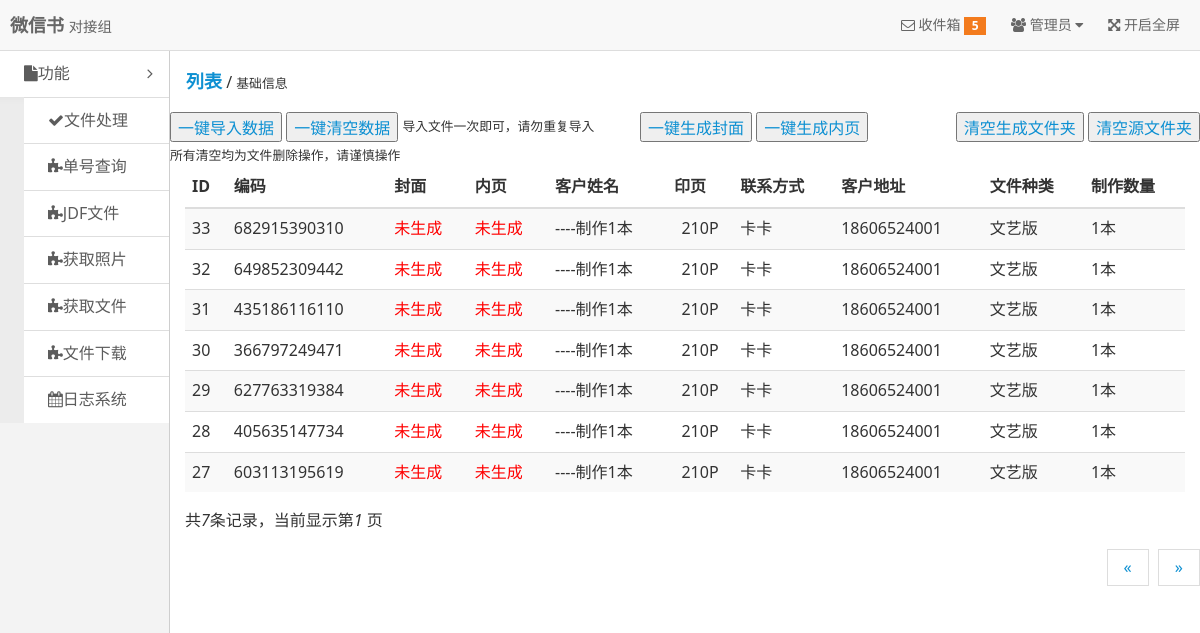
The app's page /, older data.
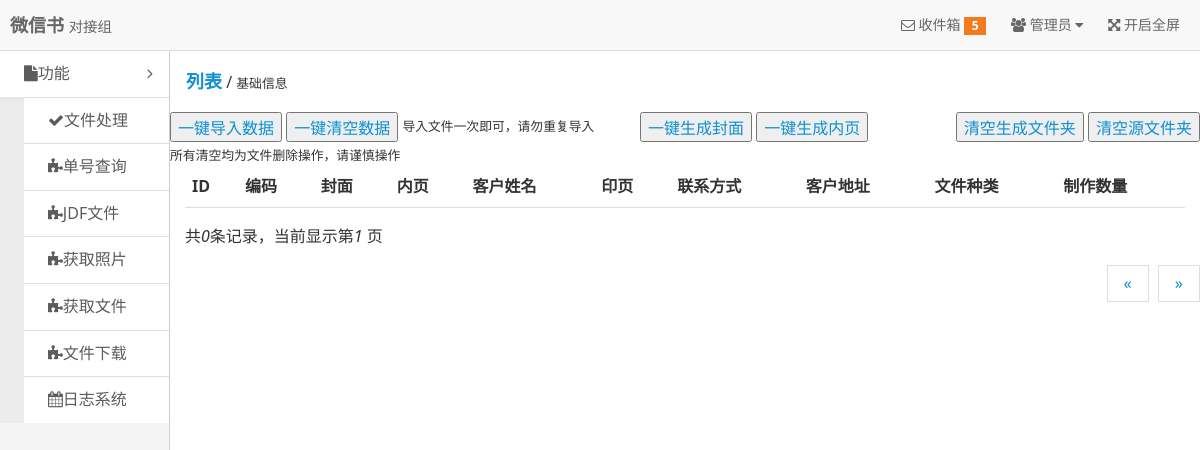
The same page, newer data.
### tables this page shows
CREATE TABLE `barcode` (
  `Id` int(11) NOT NULL AUTO_INCREMENT,
  `type` varchar(255) DEFAULT '0' COMMENT '封面状态1是0否',
  `barcode` varchar(255) DEFAULT NULL COMMENT '条形码编号',
  `pdf_url` varchar(255) DEFAULT NULL COMMENT '生成封面的地址',
  `name` varchar(255) DEFAULT NULL COMMENT '用户姓名',
  `page` varchar(255) DEFAULT NULL COMMENT '页数',
  `phone` varchar(255) DEFAULT NULL COMMENT '电话',
  `address` text COMMENT '地址',
  `pdfn_url` varchar(255) DEFAULT NULL COMMENT '生成内页地址',
  `book_type` varchar(255) DEFAULT NULL COMMENT '1经济2文艺3精装',
  `typen` varchar(255) DEFAULT '0' COMMENT '内页状态1是0否',
  `log` int(11) DEFAULT NULL COMMENT '备注数量',
  PRIMARY KEY (`Id`)
);

### sql_data/sql.php (called while the page is built, shortened)
<?
function page_id(){
    $sql="select count(id) from  `barcode` ";
    $str=@mysql_query($sql);
    $res=@mysql_fetch_row($str);
    return $res;
}
?>

### index.php (the view, shortened to what this page needs)
<!doctype html>
<html class="no-js fixed-layout">
<head>
  <link rel="stylesheet" href="assets/css/amazeui.min.css"/>
  <link rel="stylesheet" href="assets/css/admin.css">
</head>
<body>
<header class="am-topbar admin-header">
  <div class="am-topbar-brand">
    <strong>微信书</strong> <small>对接组</small>
  </div>
  <div class="am-collapse am-topbar-collapse" id="topbar-collapse">
    <ul class="am-nav am-nav-pills am-topbar-nav am-topbar-right admin-header-list">
      <li><a href="javascript:;"><span class="am-icon-envelope-o"></span> 收件箱 <span class="am-badge am-badge-warning">5</span></a></li>
      <li class="am-dropdown" data-am-dropdown>
        <a class="am-dropdown-toggle" data-am-dropdown-toggle href="javascript:;">
          <span class="am-icon-users"></span> 管理员 <span class="am-icon-caret-down"></span>
        </a>
      </li>
      <li class="am-hide-sm-only"><a href="javascript:;" id="admin-fullscreen"><span class="am-icon-arrows-alt"></span> <span class="admin-fullText">开启全屏</span></a></li>
    </ul>
  </div>
</header>
<div class="am-cf admin-main">
    <div class="admin-sidebar am-offcanvas" id="admin-offcanvas">
    <div class="am-offcanvas-bar admin-offcanvas-bar">
      <ul class="am-list admin-sidebar-list">
        <li class="admin-parent">
          <a class="am-cf" data-am-collapse="{target: '#collapse-nav'}"><span class="am-icon-file"></span>功能 <span class="am-icon-angle-right am-fr am-margin-right"></span></a>
          <ul class="am-list am-collapse admin-sidebar-sub am-in" id="collapse-nav">
            <li><a href="index.php" class="am-cf"><span class="am-icon-check"></span>文件处理</a></li>
            <li><a href="api_down.php"><span class="am-icon-puzzle-piece"></span>单号查询</a></li>
            <li><a href="make_jdf.php"><span class="am-icon-puzzle-piece"></span>JDF文件</a></li>
            <li><a href="api_photo_order.php"><span class="am-icon-puzzle-piece"></span>获取照片</a></li>
            <li><a href="api_order.php"><span class="am-icon-puzzle-piece"></span>获取文件</a></li>
            <li><a href="api_down.php"><span class="am-icon-puzzle-piece"></span>文件下载</a></li>
            <li><a href="admin-log.html"><span class="am-icon-calendar"></span>日志系统</a></li>
          </ul>
        </li>
      </ul>
    </div>
  </div>
   <div class="admin-content">
    <div class="am-cf am-padding">
      <div class="am-fl am-cf"><strong class="am-text-primary am-text-lg">列表</strong> / <small>基础信息</small></div>
    </div>
            <a href="function/filein.php">
            <button  type="button">一键导入数据</button>
            </a>
            <a href="function/delete_data.php">
            <button  type="button">一键清空数据</button>
            </a>
            <small>导入文件一次即可，请勿重复导入</small>
            <a href="function/barcode.php">
            <button  type="button">一键生成封面</button>
            </a>
            <a href="function/addpage.html">
            <button  type="button">一键生成内页</button>
            </a>
            <a href="function/del_finish.php">
            <button  type="button">清空生成文件夹</button>
            </a>
            <a href="function/del_source.php">
            <button  type="button">清空源文件夹</button>
            </a>
            <small>所有清空均为文件删除操作，请谨慎操作</small>
    <div class="am-g">
      <div class="am-u-sm-12">
        <table class="am-table am-table-bd am-table-striped admin-content-table">
          <thead>
          <tr>
                <th>ID</th>
                <th>编码</th>
                <th>封面</th>
                <th>内页</th>
                <th>客户姓名</th>
                <th>印页</th>
                <th>联系方式</th>
                <th>客户地址</th>
                <th>文件种类</th>
                <th>制作数量</th>
          </tr>
          </thead>
          <tbody>
         <?
	       require "sql_data/sql.php";
	       $res= page_id();
         $num = $res[0];
         $pagesize =13;
         $pages = ceil($num/$pagesize);
         $page =@$_GET['page'];
         $page = (isset($page))?($page):(1);
         $up= ($page-1)*$pagesize;
         $sql="select * from `barcode` ORDER BY `id` DESC LIMIT ".$up." , ".$pagesize."";
         $str = mysql_query($sql);
         while($row = @mysql_fetch_array ($str)){
	     ?>
	    <tr>
		<td >
		<?echo $row['Id']?>
		</td>
		<td >
		<?echo $row['barcode']?>
		</td>
		<td>
		<?
			if($row['type']=="0"){
				echo "<font color='red'>未生成</font>";
			}else{
                echo "<font color='blue'>已生成</font>";
			}
		?>
		</td>
		<td>
		<?
			if($row['typen']=="0"){
				echo "<font color='red'>未生成</font>";
			}else{
				echo "<font color='blue'>已生成</font>";
			}
		?>
		</td>
		<td >
		<?echo $row['name'];?>
		</td>
		<td align="center">
		<?echo $row['page']?>
		</td>
		<td>
		<?echo $row['phone']?>
		</td>
		<td>
		<?echo $row['address']?>
		</td>
		<td>
		<?
		if($row['book_type']=="1"){
			echo "精装，经济版";
		}else if($row['book_type']=="2"){
			echo "文艺版";
		}
		?>
		</td>
		<td>
		<?
			echo $row['log']."本";
		?>
		</td>
	</tr>
	<?
	 }
	?>
          </tbody>
        </table>
        <div>共<i><?php echo $num; ?></i>条记录，当前显示第<i><?php  echo $page; ?>&nbsp;</i>页</div>
      </div>
      <div class="am-fr">
      <ul class="am-pagination">
      <li><a href="index.php?page=<?echo ($page>1)?($page-1):(1) ?>">«</a></li>
      <li><a href="index.php?page=<?echo ($page<$pages)?($page+1):($pages)?>">»</a></li>
      </ul>
      </div>
    </div>
    </div>
  </div>
</body>
</html>

### assets/css/admin.css (style rules this page uses)
ul { margin-top: 0; }
.admin-header { font-size: 1.4rem; margin-bottom: 0; }
.admin-main { background: #f3f3f3; }
.admin-sidebar { width: 170px; min-height: 100%; float: left; border-right: 1px solid #cecece; }
.admin-sidebar-list { margin-bottom: 0; }
.admin-sidebar-list li a { color: #5c5c5c; padding-left: 24px; }
.admin-sidebar-list li:first-child { border-top: none; }
.admin-sidebar-sub { margin-top: 0; margin-bottom: 0; box-shadow: 0 16px 8px -15px #e2e2e2 inset; background: #ececec; padding-left: 24px; }
.admin-sidebar-sub li:first-child { border-top: 1px solid #dedede; }
.admin-content { width: auto; overflow: hidden; height: 100%; background: #fff; }
@media only screen and (min-width: 641px) { .admin-sidebar { display: block; position: static; background: none; } }
@media only screen and (min-width: 641px) { .admin-offcanvas-bar { position: static; width: auto; background: none; -webkit-transform: translate3d(0, 0, 0); -ms-transform: translate3d(0, 0, 0); transform: translate3d(0, 0, 0); } }
@media only screen and (min-width: 641px) { .admin-offcanvas-bar:after { content: none; } }
.fixed-layout, .fixed-layout body { height: 100%; overflow: hidden; }
.fixed-layout .admin-header { position: fixed; top: 0; left: 0; right: 0; z-index: 1500; }
.fixed-layout .admin-main { position: relative; height: 100%; padding-top: 51px; }
.fixed-layout .admin-content, .fixed-layout .admin-sidebar { height: 100%; overflow-x: hidden; overflow-y: scroll; }

Row changes from the older to the newer data that the page shows:
removed barcode: Id "33", barcode "682915390310", type "未生成", typen "未生成", name "----制作1本", page "210P", phone "卡卡", address "18606524001", book_type "文艺版", log "1"
removed barcode: Id "32", barcode "649852309442", type "未生成", typen "未生成", name "----制作1本", page "210P", phone "卡卡", address "18606524001", book_type "文艺版", log "1"
removed barcode: Id "31", barcode "435186116110", type "未生成", typen "未生成", name "----制作1本", page "210P", phone "卡卡", address "18606524001", book_type "文艺版", log "1"
removed barcode: Id "30", barcode "366797249471", type "未生成", typen "未生成", name "----制作1本", page "210P", phone "卡卡", address "18606524001", book_type "文艺版", log "1"
removed barcode: Id "29", barcode "627763319384", type "未生成", typen "未生成", name "----制作1本", page "210P", phone "卡卡", address "18606524001", book_type "文艺版", log "1"
removed barcode: Id "28", barcode "405635147734", type "未生成", typen "未生成", name "----制作1本", page "210P", phone "卡卡", address "18606524001", book_type "文艺版", log "1"
removed barcode: Id "27", barcode "603113195619", type "未生成", typen "未生成", name "----制作1本", page "210P", phone "卡卡", address "18606524001", book_type "文艺版", log "1"
Text that changed along with them:
$num: "7" → "0"
